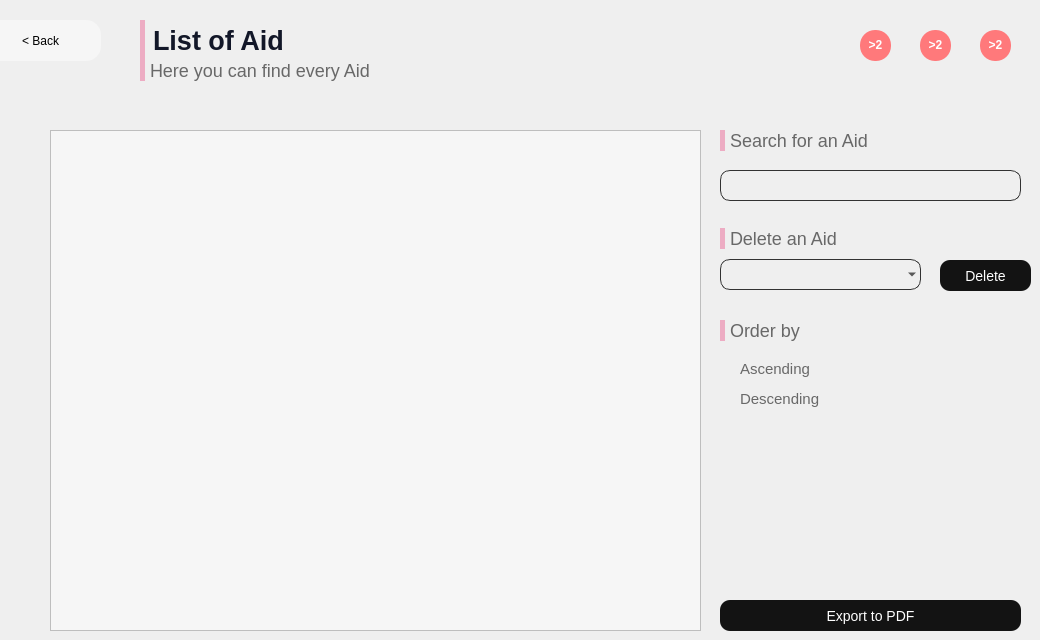
      <widget class="QWidget" name="page_12">
       <widget class="QLabel" name="label_80">
        <property name="geometry">
         <rect>
          <x>720</x>
          <y>130</y>
          <width>181</width>
          <height>21</height>
         </rect>
        </property>
        <property name="styleSheet">
         <string notr="true">font-family: 'Poppins';
font-style: normal;
background:rgba(0,0,0,0);
font-weight: 275;
font-size: 18px;
color: rgb(104,104,104);
border-left: 5px solid rgb(237,172,195);
padding-left: 1px;

</string>
        </property>
        <property name="text">
         <string>Search for an Aid</string>
        </property>
       </widget>
       <widget class="QLabel" name="label_81">
        <property name="geometry">
         <rect>
          <x>140</x>
          <y>20</y>
          <width>371</width>
          <height>41</height>
         </rect>
        </property>
        <property name="styleSheet">
         <string notr="true">font-family: 'Poppins';
font-style: normal;
background:rgba(0,0,0,0);
font-weight: 600;
font-size: 27px;
color: rgb(18,23,40);
border-left: 5px solid rgb(237,172,195);
padding-left: 1px;

</string>
        </property>
        <property name="text">
         <string>List of Aid</string>
        </property>
       </widget>
       <widget class="QLabel" name="label_82">
        <property name="geometry">
         <rect>
          <x>140</x>
          <y>60</y>
          <width>471</width>
          <height>21</height>
         </rect>
        </property>
        <property name="styleSheet">
         <string notr="true">font-family: 'Poppins';
font-style: normal;
background:rgba(0,0,0,0);
font-weight: 275;
font-size: 18px;
color: rgb(104,104,104);
border-left: 5px solid rgb(237,172,195);
padding-left: 1px;

</string>
        </property>
        <property name="text">
         <string>Here you can find every Aid</string>
        </property>
       </widget>
       <widget class="QTableView" name="tableViewads">
        <property name="geometry">
         <rect>
          <x>50</x>
          <y>130</y>
          <width>651</width>
          <height>501</height>
         </rect>
        </property>
        <property name="styleSheet">
         <string notr="true">

QTableView {
background-color: rgb(246,246,246);    selection-background-color: #3498DB;
    selection-color: white;
    color: #34495E;

}

QHeaderView::section {
    background-color: rgb(237,172,195);;
    border: none;
    padding: 8px;
    font-weight: bold;
    color: #34495E;
}

QTableView::item:selected {
    background-color: #3498DB;
    color: white;
}

QTableView::item {
    padding: 8px;
}

QTableView::horizontalHeader {
    background-color: #EAEAEA;
    border: none;
    height: 40px;
}

QTableView::horizontalHeader::section {
    border: none;
    color: #34495E;
    font-weight: bold;
    text-align: left;
    padding: 8px;
    height: 40px;
}

QTableView::verticalHeader {
    background-color: #EAEAEA;
    border: none;
    width: 40px;
}

QTableView::verticalHeader::section {
    border: none;
    color: #34495E;
    font-weight: bold;
    text-align: center;
    padding: 8px;
    width: 40px;
}</string>
        </property>
       </widget>
       <widget class="QLabel" name="label_83">
        <property name="geometry">
         <rect>
          <x>840</x>
          <y>10</y>
          <width>31</width>
          <height>31</height>
         </rect>
        </property>
        <property name="styleSheet">
         <string notr="true">background:url(&quot;:/Icons/Icons/Images/food.png&quot;);</string>
        </property>
        <property name="text">
         <string/>
        </property>
       </widget>
       <widget class="QLabel" name="label_84">
        <property name="geometry">
         <rect>
          <x>900</x>
          <y>10</y>
          <width>35</width>
          <height>35</height>
         </rect>
        </property>
        <property name="styleSheet">
         <string notr="true">background:url(&quot;:/Icons/Icons/Images/money.png&quot;);</string>
        </property>
        <property name="text">
         <string/>
        </property>
       </widget>
       <widget class="QLabel" name="label_85">
        <property name="geometry">
         <rect>
          <x>960</x>
          <y>10</y>
          <width>35</width>
          <height>35</height>
         </rect>
        </property>
        <property name="styleSheet">
         <string notr="true">background:url(&quot;:/Icons/Icons/Images/clothes.png&quot;);</string>
        </property>
        <property name="text">
         <string/>
        </property>
       </widget>
       <widget class="QLabel" name="notif_food">
        <property name="geometry">
         <rect>
          <x>860</x>
          <y>30</y>
          <width>31</width>
          <height>31</height>
         </rect>
        </property>
        <property name="cursor">
         <cursorShape>PointingHandCursor</cursorShape>
        </property>
        <property name="styleSheet">
         <string notr="true">background:rgb(255, 121, 123);
color:white;
border-radius: 15px;</string>
        </property>
        <property name="text">
         <string>&lt;html&gt;&lt;head/&gt;&lt;body&gt;&lt;p align=&quot;center&quot;&gt;&lt;span style=&quot; font-weight:600;&quot;&gt;&amp;gt;2&lt;/span&gt;&lt;/p&gt;&lt;/body&gt;&lt;/html&gt;</string>
        </property>
       </widget>
       <widget class="QPushButton" name="money_btn">
        <property name="geometry">
         <rect>
          <x>920</x>
          <y>32</y>
          <width>31</width>
          <height>31</height>
         </rect>
        </property>
        <property name="cursor">
         <cursorShape>PointingHandCursor</cursorShape>
        </property>
        <property name="styleSheet">
         <string notr="true">background:rgba(0,0,0,0);
border:0;</string>
        </property>
        <property name="text">
         <string/>
        </property>
       </widget>
       <widget class="QPushButton" name="dress_btn">
        <property name="geometry">
         <rect>
          <x>980</x>
          <y>30</y>
          <width>31</width>
          <height>31</height>
         </rect>
        </property>
        <property name="cursor">
         <cursorShape>PointingHandCursor</cursorShape>
        </property>
        <property name="styleSheet">
         <string notr="true">background:rgba(0,0,0,0);
border:0;</string>
        </property>
        <property name="text">
         <string/>
        </property>
       </widget>
       <widget class="QPushButton" name="food_btn">
        <property name="geometry">
         <rect>
          <x>860</x>
          <y>32</y>
          <width>31</width>
          <height>31</height>
         </rect>
        </property>
        <property name="cursor">
         <cursorShape>PointingHandCursor</cursorShape>
        </property>
        <property name="styleSheet">
         <string notr="true">background:rgba(0,0,0,0);
border:0;</string>
        </property>
        <property name="text">
         <string/>
        </property>
       </widget>
       <widget class="QRadioButton" name="radioButton_3">
        <property name="geometry">
         <rect>
          <x>720</x>
          <y>360</y>
          <width>111</width>
          <height>18</height>
         </rect>
        </property>
        <property name="styleSheet">
         <string notr="true">font-family: 'Poppins';
font-style: normal;
background:rgba(0,0,0,0);
font-weight: 275;
font-size: 15px;
color: rgb(104,104,104);</string>
        </property>
        <property name="text">
         <string>Ascending</string>
        </property>
       </widget>
       <widget class="QRadioButton" name="radioButton_4">
        <property name="geometry">
         <rect>
          <x>720</x>
          <y>390</y>
          <width>111</width>
          <height>18</height>
         </rect>
        </property>
        <property name="styleSheet">
         <string notr="true">font-family: 'Poppins';
font-style: normal;
background:rgba(0,0,0,0);
font-weight: 275;
font-size: 15px;
color: rgb(104,104,104);</string>
        </property>
        <property name="text">
         <string>Descending</string>
        </property>
       </widget>
       <widget class="QLineEdit" name="aid_recherche">
        <property name="geometry">
         <rect>
          <x>720</x>
          <y>170</y>
          <width>301</width>
          <height>31</height>
         </rect>
        </property>
        <property name="styleSheet">
         <string notr="true">background-color: white; border-radius: 10px; 
background:rgba(0,0,0,0);
border: 1px solid rgb(50,50,50);
padding-left:5px;</string>
        </property>
       </widget>
       <widget class="QPushButton" name="pdf_aid">
        <property name="geometry">
         <rect>
          <x>720</x>
          <y>600</y>
          <width>301</width>
          <height>31</height>
         </rect>
        </property>
        <property name="styleSheet">
         <string notr="true">QPushButton{
border-radius: 10px; 
font-family: 'Poppins';
font-style: normal;
font-weight: 400;
font-size: 14px;
background:rgb(19,19,19);
color:white;
}
QPushButton:hover{
background:rgb(129, 129, 129);
}

</string>
        </property>
        <property name="text">
         <string>Export to PDF</string>
        </property>
       </widget>
       <widget class="QLabel" name="notif_money">
        <property name="geometry">
         <rect>
          <x>920</x>
          <y>30</y>
          <width>31</width>
          <height>31</height>
         </rect>
        </property>
        <property name="cursor">
         <cursorShape>ArrowCursor</cursorShape>
        </property>
        <property name="styleSheet">
         <string notr="true">background:rgb(255, 121, 123);
color:white;
border-radius: 15px;</string>
        </property>
        <property name="text">
         <string>&lt;html&gt;&lt;head/&gt;&lt;body&gt;&lt;p align=&quot;center&quot;&gt;&lt;span style=&quot; font-weight:600;&quot;&gt;&amp;gt;2&lt;/span&gt;&lt;/p&gt;&lt;/body&gt;&lt;/html&gt;</string>
        </property>
       </widget>
       <widget class="QLabel" name="notif_dress">
        <property name="geometry">
         <rect>
          <x>980</x>
          <y>30</y>
          <width>31</width>
          <height>31</height>
         </rect>
        </property>
        <property name="cursor">
         <cursorShape>ArrowCursor</cursorShape>
        </property>
        <property name="styleSheet">
         <string notr="true">background:rgb(255, 121, 123);
color:white;
border-radius: 15px;</string>
        </property>
        <property name="text">
         <string>&lt;html&gt;&lt;head/&gt;&lt;body&gt;&lt;p align=&quot;center&quot;&gt;&lt;span style=&quot; font-weight:600;&quot;&gt;&amp;gt;2&lt;/span&gt;&lt;/p&gt;&lt;/body&gt;&lt;/html&gt;</string>
        </property>
       </widget>
       <widget class="QLabel" name="label_88">
        <property name="geometry">
         <rect>
          <x>720</x>
          <y>228</y>
          <width>181</width>
          <height>21</height>
         </rect>
        </property>
        <property name="styleSheet">
         <string notr="true">font-family: 'Poppins';
font-style: normal;
background:rgba(0,0,0,0);
font-weight: 275;
font-size: 18px;
color: rgb(104,104,104);
border-left: 5px solid rgb(237,172,195);
padding-left: 1px;

</string>
        </property>
        <property name="text">
         <string>Delete an Aid</string>
        </property>
       </widget>
       <widget class="QLabel" name="label_89">
        <property name="geometry">
         <rect>
          <x>720</x>
          <y>320</y>
          <width>181</width>
          <height>21</height>
         </rect>
        </property>
        <property name="styleSheet">
         <string notr="true">font-family: 'Poppins';
font-style: normal;
background:rgba(0,0,0,0);
font-weight: 275;
font-size: 18px;
color: rgb(104,104,104);
border-left: 5px solid rgb(237,172,195);
padding-left: 1px;

</string>
        </property>
        <property name="text">
         <string>Order by</string>
        </property>
       </widget>
       <widget class="QComboBox" name="comboBox_6">
        <property name="geometry">
         <rect>
          <x>720</x>
          <y>259</y>
          <width>201</width>
          <height>31</height>
         </rect>
        </property>
        <property name="styleSheet">
         <string notr="true">background-color: white; border-radius: 10px; 
background:rgba(0,0,0,0);
border: 1px solid rgb(50,50,50);
padding-left:5px;</string>
        </property>
       </widget>
       <widget class="QPushButton" name="pushButton_13">
        <property name="geometry">
         <rect>
          <x>-20</x>
          <y>20</y>
          <width>121</width>
          <height>41</height>
         </rect>
        </property>
        <property name="styleSheet">
         <string notr="true">QPushButton{
background-color:rgb(246, 246, 246);
border:0;
color:black;
	font: 75 15pt &quot;Poppins&quot;;
font-weight:275;
border-radius:15px;
}</string>
        </property>
        <property name="text">
         <string>&lt; Back</string>
        </property>
       </widget>
       <widget class="QPushButton" name="Delete_aid">
        <property name="geometry">
         <rect>
          <x>940</x>
          <y>260</y>
          <width>91</width>
          <height>31</height>
         </rect>
        </property>
        <property name="styleSheet">
         <string notr="true">QPushButton{
border-radius: 10px; 
font-family: 'Poppins';
font-style: normal;
font-weight: 400;
font-size: 14px;
background:rgb(19,19,19);
color:white;
}
QPushButton:hover{
background:rgb(129, 129, 129);
}

</string>
        </property>
        <property name="text">
         <string>Delete</string>
        </property>
       </widget>
       <widget class="QPushButton" name="pushButton_16">
        <property name="geometry">
         <rect>
          <x>720</x>
          <y>430</y>
          <width>301</width>
          <height>151</height>
         </rect>
        </property>
        <property name="cursor">
         <cursorShape>PointingHandCursor</cursorShape>
        </property>
        <property name="styleSheet">
         <string notr="true">background:rgba(0,0,0,0);
border:0;</string>
        </property>
        <property name="text">
         <string/>
        </property>
       </widget>
       <widget class="QLabel" name="label_28">
        <property name="geometry">
         <rect>
          <x>720</x>
          <y>430</y>
          <width>300</width>
          <height>150</height>
         </rect>
        </property>
        <property name="styleSheet">
         <string notr="true">background:url(&quot;:/Icons/Icons/Images/qrcode.png&quot;);</string>
        </property>
        <property name="text">
         <string/>
        </property>
       </widget>
       <zorder>label_80</zorder>
       <zorder>label_81</zorder>
       <zorder>label_82</zorder>
       <zorder>tableViewads</zorder>
       <zorder>label_83</zorder>
       <zorder>label_84</zorder>
       <zorder>label_85</zorder>
       <zorder>notif_food</zorder>
       <zorder>food_btn</zorder>
       <zorder>radioButton_3</zorder>
       <zorder>radioButton_4</zorder>
       <zorder>aid_recherche</zorder>
       <zorder>pdf_aid</zorder>
       <zorder>notif_money</zorder>
       <zorder>notif_dress</zorder>
       <zorder>label_88</zorder>
       <zorder>label_89</zorder>
       <zorder>comboBox_6</zorder>
       <zorder>dress_btn</zorder>
       <zorder>money_btn</zorder>
       <zorder>pushButton_13</zorder>
       <zorder>Delete_aid</zorder>
       <zorder>label_28</zorder>
       <zorder>pushButton_16</zorder>
      </widget>
